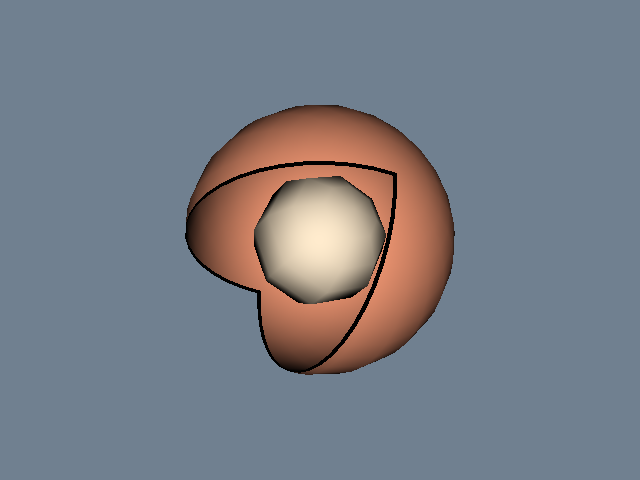

Reproduce this figure in Python.
#!/usr/bin/env python

# Cut an outer sphere with a boolean texture to reveal an inner sphere.

import os
from pathlib import Path

# Factory overrides: importing these modules registers the OpenGL rendering
# and interaction style implementations for vtkRenderingCore factory classes.
import vtkmodules.vtkInteractionStyle  # noqa: F401
import vtkmodules.vtkRenderingOpenGL2  # noqa: F401

# VTK pipeline classes used in this example
from vtkmodules.vtkCommonCore import (
    vtkDoubleArray,
    vtkPoints,
)
from vtkmodules.vtkCommonDataModel import vtkPlanes
from vtkmodules.vtkFiltersSources import vtkSphereSource
from vtkmodules.vtkFiltersTexture import vtkImplicitTextureCoords
from vtkmodules.vtkIOLegacy import vtkStructuredPointsReader
from vtkmodules.vtkRenderingCore import (
    vtkActor,
    vtkDataSetMapper,
    vtkPolyDataMapper,
    vtkRenderWindow,
    vtkRenderWindowInteractor,
    vtkRenderer,
    vtkTexture,
)

# Colors (normalized RGB)
blanched_almond_rgb = (1.0, 0.922, 0.804)
light_salmon_rgb = (1.0, 0.627, 0.478)
slate_gray_rgb = (0.439, 0.502, 0.565)

# Data: locate the boolean texture map
data_dir = Path(os.environ.get("VPE_DATA_DIR", Path(__file__).parent))
file_name = str(data_dir / "texThres.vtk")

# Inner sphere: a smaller sphere that is revealed through the texture cut
inner_sphere = vtkSphereSource()
inner_sphere.SetRadius(0.5)

inner_mapper = vtkPolyDataMapper()
inner_mapper.SetInputConnection(inner_sphere.GetOutputPort())

inner_actor = vtkActor()
inner_actor.SetMapper(inner_mapper)
inner_actor.GetProperty().SetColor(blanched_almond_rgb)

# Outer sphere: the sphere that will be cut by the boolean texture
outer_sphere = vtkSphereSource()
outer_sphere.SetRadius(1.0)
outer_sphere.SetPhiResolution(21)
outer_sphere.SetThetaResolution(21)

# ImplicitTextureCoords: generate texture coordinates using two implicit
# planes as the R and S functions. The planes define where the texture
# is "inside" vs "outside", producing the boolean cut effect.
pts = [0.0, 0.0, 0.0, 0.0, 0.0, 0.0]
points = vtkPoints()
points.SetNumberOfPoints(2)
points.SetPoint(0, pts[:3])
points.SetPoint(1, pts[3:])

nrms = [1.0, 0.0, 0.0, 0.0, 1.0, 0.0]
normals = vtkDoubleArray()
normals.SetNumberOfComponents(3)
normals.SetNumberOfTuples(2)
normals.SetTuple(0, nrms[:3])
normals.SetTuple(1, nrms[3:])

planes = vtkPlanes()
planes.SetPoints(points)
planes.SetNormals(normals)

tcoords = vtkImplicitTextureCoords()
tcoords.SetInputConnection(outer_sphere.GetOutputPort())
tcoords.SetRFunction(planes)

# Texture: load the boolean texture map
tmap = vtkStructuredPointsReader()
tmap.SetFileName(file_name)

texture = vtkTexture()
texture.SetInputConnection(tmap.GetOutputPort())
texture.InterpolateOff()
texture.RepeatOff()

# Mapper: map the outer sphere with texture coordinates
outer_mapper = vtkDataSetMapper()
outer_mapper.SetInputConnection(tcoords.GetOutputPort())

# Actor: outer sphere with the boolean texture applied
outer_actor = vtkActor()
outer_actor.SetMapper(outer_mapper)
outer_actor.SetTexture(texture)
outer_actor.GetProperty().SetColor(light_salmon_rgb)

# Renderer: assemble the scene
renderer = vtkRenderer()
renderer.AddActor(inner_actor)
renderer.AddActor(outer_actor)
renderer.SetBackground(slate_gray_rgb)

# Window: display the rendered scene
render_window = vtkRenderWindow()
render_window.AddRenderer(renderer)
render_window.SetWindowName("texture cut sphere")
render_window.SetMultiSamples(0)
render_window.SetSize(640, 480)

# Scene: configure camera
renderer.GetActiveCamera().Azimuth(-30)
renderer.GetActiveCamera().Elevation(-30)
renderer.ResetCamera()

# Interactor: handle mouse and keyboard events
render_window_interactor = vtkRenderWindowInteractor()
render_window_interactor.SetRenderWindow(render_window)

# Launch the interactive visualization
render_window_interactor.Initialize()
render_window_interactor.Start()
